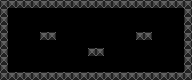

Tiled map render using the project's own tile images. Description and the whole map definition, tile-layer contents included, below:
An orthogonal 24x10 tile map with 8x8 px tiles, 2 tile layers (bg, blocks) and 17 objects.

<map version="1.0" orientation="orthogonal" renderorder="right-down" width="24" height="10" tilewidth="8" tileheight="8" nextobjectid="54">
 <properties>
  <property name="constraint" value="0000" />
  <property name="links" value="0-0-TLB 1-0-TRB" />
  <property name="needed" value="3" />
  <property name="size" value="2x1" />
  <property name="type" value="common" />
 </properties>
 <tileset firstgid="1" name="tiles" tilewidth="8" tileheight="8" tilecount="50">
  <image source="tiles.png" width="80" height="40" />
  <tile id="2">
   <properties>
    <property name="link" value="top" />
   </properties>
  </tile>
  <tile id="3">
   <properties>
    <property name="link" value="right" />
   </properties>
  </tile>
  <tile id="4">
   <properties>
    <property name="link" value="bot" />
   </properties>
  </tile>
  <tile id="5">
   <properties>
    <property name="link" value="left" />
   </properties>
  </tile>
 </tileset>
 <layer name="bg" width="24" height="10">
  <data encoding="csv">
2,2,2,2,2,2,2,2,2,2,2,2,2,2,2,2,2,2,2,2,2,2,2,2,
2,2,2,2,2,2,2,2,2,2,2,2,2,2,2,2,2,2,2,2,2,2,2,2,
2,2,2,2,2,2,2,2,2,2,2,2,2,2,2,2,2,2,2,2,2,2,2,2,
2,2,2,2,2,2,2,2,2,2,2,2,2,2,2,2,2,2,2,2,2,2,2,2,
2,2,2,2,2,2,2,2,2,2,2,2,2,2,2,2,2,2,2,2,2,2,2,2,
2,2,2,2,2,2,2,2,2,2,2,2,2,2,2,2,2,2,2,2,2,2,2,2,
2,2,2,2,2,2,2,2,2,2,2,2,2,2,2,2,2,2,2,2,2,2,2,2,
2,2,2,2,2,2,2,2,2,2,2,2,2,2,2,2,2,2,2,2,2,2,2,2,
2,2,2,2,2,2,2,2,2,2,2,2,2,2,2,2,2,2,2,2,2,2,2,2,
2,2,2,2,2,2,2,2,2,2,2,2,2,2,2,2,2,2,2,2,2,2,2,2
</data>
 </layer>
 <layer name="blocks" width="24" height="10">
  <data encoding="csv">
1,1,1,1,1,1,1,1,1,1,1,1,1,1,1,1,1,1,1,1,1,1,1,1,
1,0,0,0,0,0,0,0,0,0,0,0,0,0,0,0,0,0,0,0,0,0,0,1,
1,0,0,0,0,0,0,0,0,0,0,0,0,0,0,0,0,0,0,0,0,0,0,1,
1,0,0,0,0,0,0,0,0,0,0,0,0,0,0,0,0,0,0,0,0,0,0,1,
1,0,0,0,0,1,1,0,0,0,0,0,0,0,0,0,0,1,1,0,0,0,0,1,
1,0,0,0,0,0,0,0,0,0,0,0,0,0,0,0,0,0,0,0,0,0,0,1,
1,0,0,0,0,0,0,0,0,0,0,1,1,0,0,0,0,0,0,0,0,0,0,1,
1,0,0,0,0,0,0,0,0,0,0,0,0,0,0,0,0,0,0,0,0,0,0,1,
1,0,0,0,0,0,0,0,0,0,0,0,0,0,0,0,0,0,0,0,0,0,0,1,
1,1,1,1,1,1,1,1,1,1,1,1,1,1,1,1,1,1,1,1,1,1,1,1
</data>
 </layer>
 <objectgroup name="collision">
  <object id="5" x="0" y="0" width="8" height="56" />
  <object id="27" x="0" y="0" width="40" height="8" />
  <object id="32" x="184" y="0" width="8" height="56" />
  <object id="33" x="56" y="72" width="80" height="8" />
  <object id="34" x="152" y="72" width="40" height="8" />
  <object id="35" x="56" y="0" width="80" height="8" />
  <object id="36" x="152" y="0" width="40" height="8" />
  <object id="37" x="0" y="72" width="40" height="8" />
  <object id="38" x="40" y="32.0625" width="16" height="8" />
  <object id="39" x="136" y="32" width="16" height="8" />
  <object id="40" x="88" y="48" width="16" height="8" />
 </objectgroup>
 <objectgroup name="pickups" />
 <objectgroup name="ability-pickups">
  <object id="41" x="40" y="24" width="8" height="8">
   <ellipse />
  </object>
  <object id="42" x="144" y="24" width="8" height="8">
   <ellipse />
  </object>
  <object id="43" x="88" y="40" width="8" height="8">
   <ellipse />
  </object>
 </objectgroup>
 <objectgroup name="enemy-limits">
  <object id="52" x="8" y="68" width="8" height="8" />
  <object id="53" x="176" y="68" width="8" height="8" />
 </objectgroup>
 <objectgroup name="enemy-spawn-easy">
  <object id="51" x="88" y="64" width="8" height="8">
   <ellipse />
  </object>
 </objectgroup>
</map>
